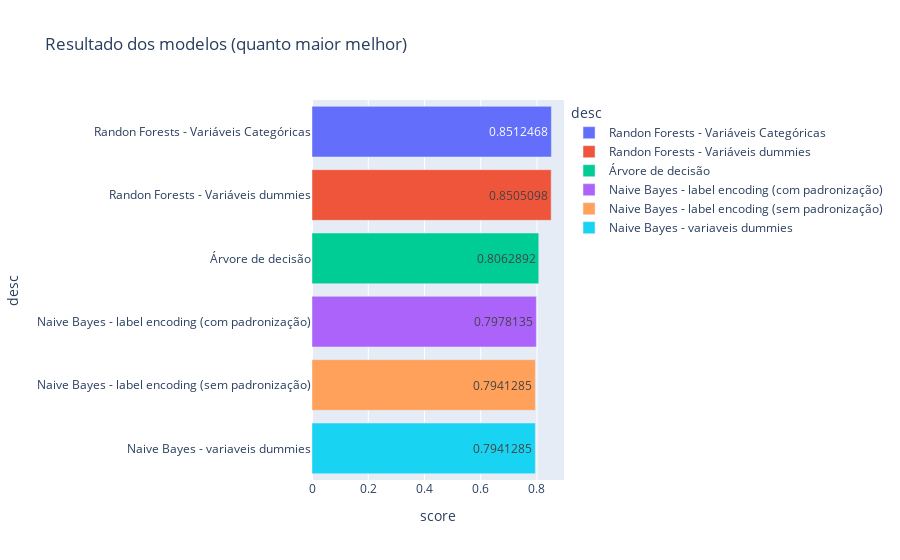

The notebook cell saved with this chart:
### Code cell
from sklearn.ensemble import RandomForestClassifier
random_forest = RandomForestClassifier(n_estimators=40, criterion='entropy', random_state = 0)
random_forest.fit(x_censu_treino, y_censu_treino)
previsoes = random_forest.predict(x_censu_teste)

control_scores('Randon Forests - Variáveis dummies', accuracy_score(y_censu_teste, previsoes))

### Figure 1 — Plotly figure (JSON) as saved in the notebook; plotly's stock layout.template omitted (floating-point values rounded to 4 significant figures)
{"data": [{"alignmentgroup": "True", "hovertemplate": "desc=%{y}<br>score=%{x}<extra></extra>", "legendgroup": "Randon Forests - Variáveis Categóricas", "marker": {"color": "#636efa", "pattern": {"shape": ""}}, "name": "Randon Forests - Variáveis Categóricas", "offsetgroup": "Randon Forests - Variáveis Categóricas", "orientation": "h", "showlegend": true, "textposition": "auto", "texttemplate": "%{x}", "type": "bar", "x": [0.8512], "xaxis": "x", "y": ["Randon Forests - Variáveis Categóricas"], "yaxis": "y"}, {"alignmentgroup": "True", "hovertemplate": "desc=%{y}<br>score=%{x}<extra></extra>", "legendgroup": "Randon Forests - Variáveis dummies", "marker": {"color": "#EF553B", "pattern": {"shape": ""}}, "name": "Randon Forests - Variáveis dummies", "offsetgroup": "Randon Forests - Variáveis dummies", "orientation": "h", "showlegend": true, "textposition": "auto", "texttemplate": "%{x}", "type": "bar", "x": [0.8505], "xaxis": "x", "y": ["Randon Forests - Variáveis dummies"], "yaxis": "y"}, {"alignmentgroup": "True", "hovertemplate": "desc=%{y}<br>score=%{x}<extra></extra>", "legendgroup": "Árvore de decisão", "marker": {"color": "#00cc96", "pattern": {"shape": ""}}, "name": "Árvore de decisão", "offsetgroup": "Árvore de decisão", "orientation": "h", "showlegend": true, "textposition": "auto", "texttemplate": "%{x}", "type": "bar", "x": [0.8063], "xaxis": "x", "y": ["Árvore de decisão"], "yaxis": "y"}, {"alignmentgroup": "True", "hovertemplate": "desc=%{y}<br>score=%{x}<extra></extra>", "legendgroup": "Naive Bayes - label encoding (com padronização)", "marker": {"color": "#ab63fa", "pattern": {"shape": ""}}, "name": "Naive Bayes - label encoding (com padronização)", "offsetgroup": "Naive Bayes - label encoding (com padronização)", "orientation": "h", "showlegend": true, "textposition": "auto", "texttemplate": "%{x}", "type": "bar", "x": [0.7978], "xaxis": "x", "y": ["Naive Bayes - label encoding (com padronização)"], "yaxis": "y"}, {"alignmentgroup": "True", "hovertemplate": "desc=%{y}<br>score=%{x}<extra></extra>", "legendgroup": "Naive Bayes - label encoding (sem padronização)", "marker": {"color": "#FFA15A", "pattern": {"shape": ""}}, "name": "Naive Bayes - label encoding (sem padronização)", "offsetgroup": "Naive Bayes - label encoding (sem padronização)", "orientation": "h", "showlegend": true, "textposition": "auto", "texttemplate": "%{x}", "type": "bar", "x": [0.7941], "xaxis": "x", "y": ["Naive Bayes - label encoding (sem padronização)"], "yaxis": "y"}, {"alignmentgroup": "True", "hovertemplate": "desc=%{y}<br>score=%{x}<extra></extra>", "legendgroup": "Naive Bayes - variaveis dummies", "marker": {"color": "#19d3f3", "pattern": {"shape": ""}}, "name": "Naive Bayes - variaveis dummies", "offsetgroup": "Naive Bayes - variaveis dummies", "orientation": "h", "showlegend": true, "textposition": "auto", "texttemplate": "%{x}", "type": "bar", "x": [0.7941], "xaxis": "x", "y": ["Naive Bayes - variaveis dummies"], "yaxis": "y"}], "layout": {"barmode": "relative", "legend": {"title": {"text": "desc"}, "tracegroupgap": 0}, "title": {"text": "Resultado dos modelos (quanto maior melhor)"}, "xaxis": {"anchor": "y", "domain": [0, 1], "title": {"text": "score"}}, "yaxis": {"anchor": "x", "categoryarray": ["Naive Bayes - variaveis dummies", "Naive Bayes - label encoding (sem padronização)", "Naive Bayes - label encoding (com padronização)", "Árvore de decisão", "Randon Forests - Variáveis dummies", "Randon Forests - Variáveis Categóricas"], "categoryorder": "array", "domain": [0, 1], "title": {"text": "desc"}}}}
